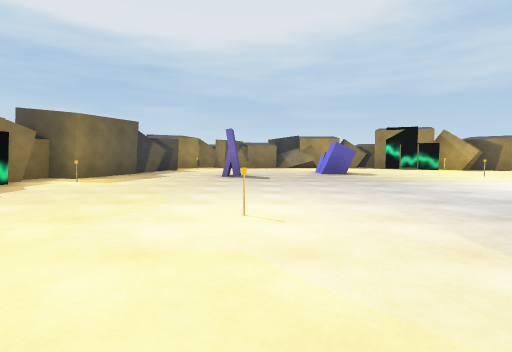
View 1 (above)

15 first-person views from a walk through a scene from a Unity 3-D project. The camera is 1.2 m above the floor, tilts 4° down and sees 80° across. The floor is counted in squares, 2.59 m on a side. Each view is taken from the middle of a square. On the plan, view 1 faces up. The plan holds only what a view shows up to about 9 squares ahead; the rest is blank. The place goes on beyond the plan. The player character is not drawn. Some animated figures are not drawn. Some surface patterns are stand-ins.

View 2
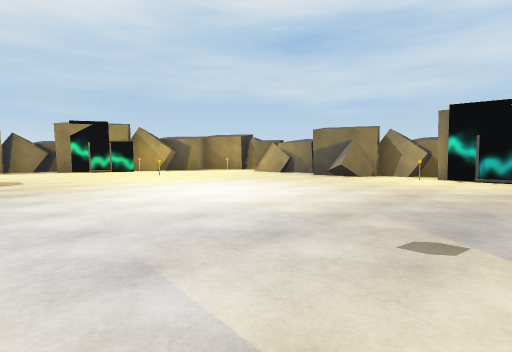

View 3
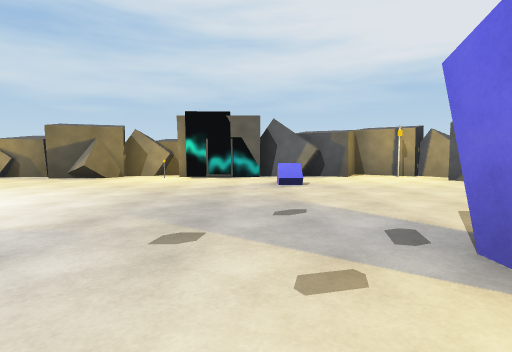

View 4
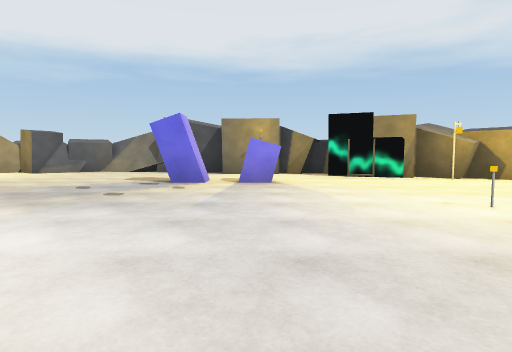

View 5
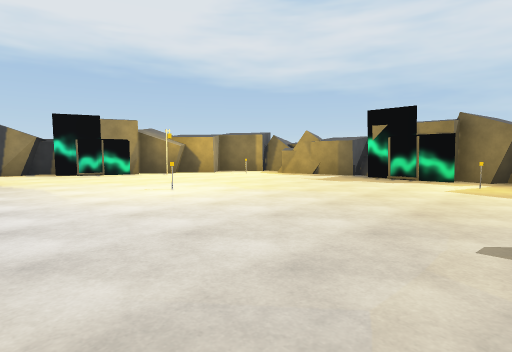

View 6
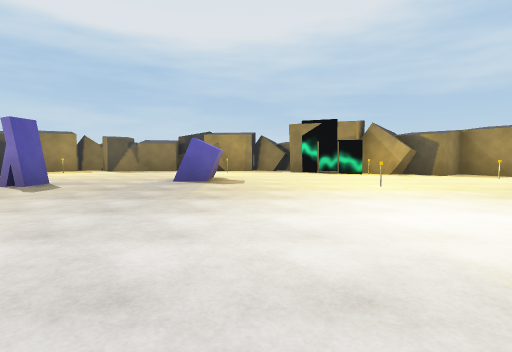

View 7
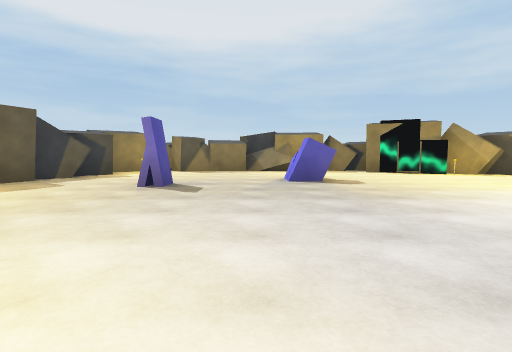

View 8
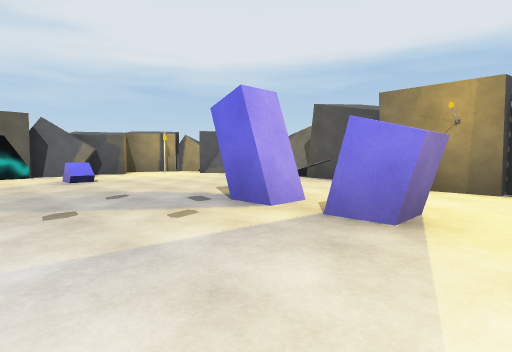

View 9
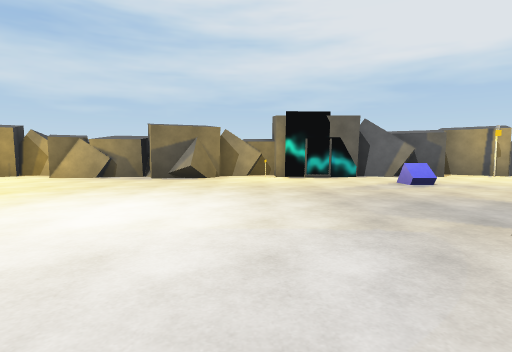

View 10
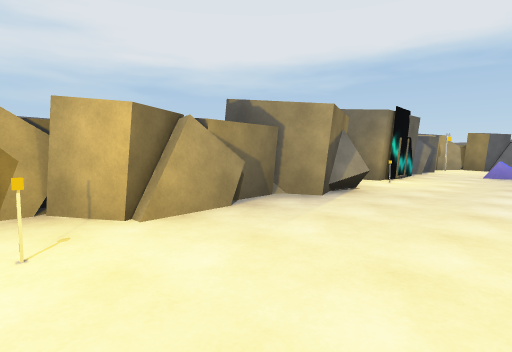

View 11
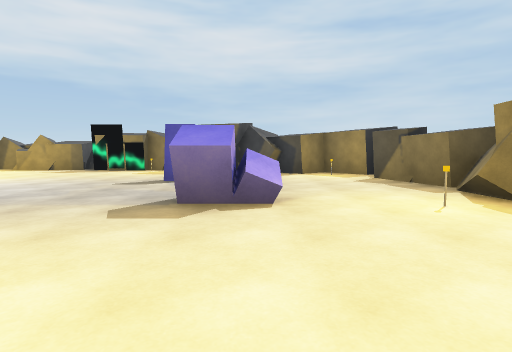

View 12
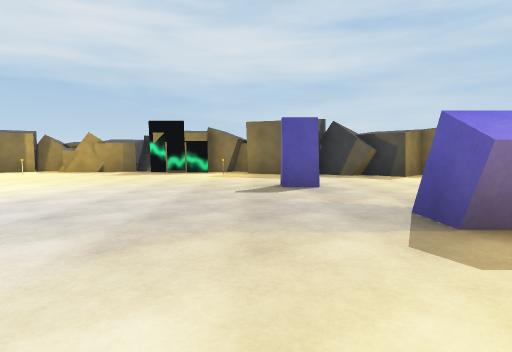

View 13
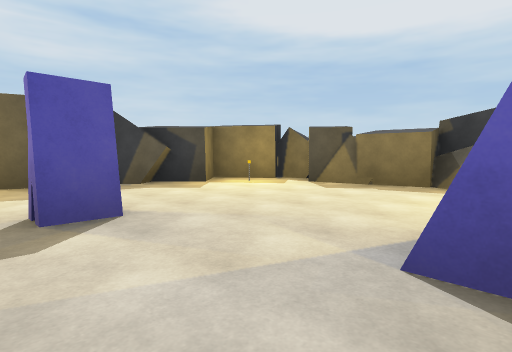

View 14
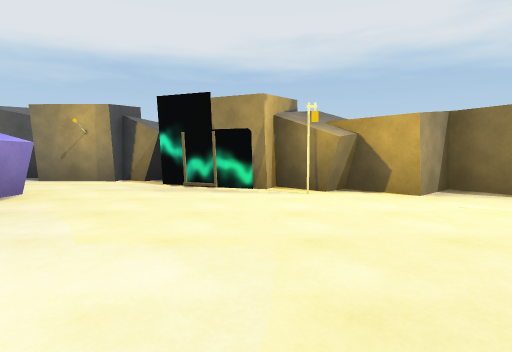

View 15
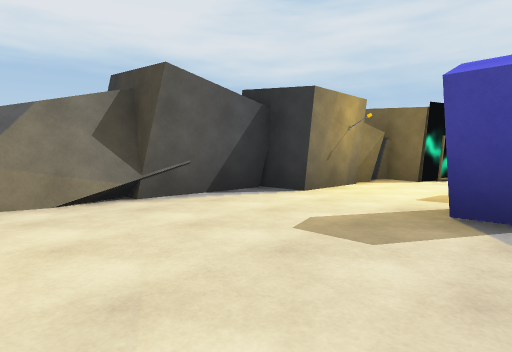

### Floor plan
Points are (right, up) in squares from view 1. A wall is a line through its corners. A room is listed if a view was taken in it or the views show most of it. See-through windows are left out.
Room 1 (views 1, 2, 3, 4, 5, 6, 7, 8, 9, 10, 11, 12, 13, 14, 15)
walls: (-0.4, 7) (-0.4, 6.4) (-0.8, 6.4); (3, -0.6) (3, 0) (3.5, 0) (3.5, -0.6); (8.1, 4.3) (7.9, 5) (8.3, 5.2); (8.4, 3.8) (7.8, 4.2) (8.1, 4.6); (5.2, 9.3) (3.8, 10.1); (6.4, 8.7) (5.6, 9.7); (8.9, 5.4) (8.3, 5.4) (8.3, 6.2); (8.3, 0.9) (8.2, 1.6); (1.4, -2.2) (2.8, -2.3) (2.8, -3) (4.7, -3.1); (2.6, 10.7) (2.1, 10.7) (1.9, 10.3) (0.5, 11.2); (-1.5, -1.1) (-1.3, -1.4) (-1.1, -1) (0.4, -1.6) (0.1, -2.4); (-2.9, 7.4) (-3.4, 5.8) (-4.2, 6.1); (8.3, 8.3) (7.8, 9.2) (7.1, 8.6) (6.5, 9.2); (-2.7, 8.2) (-3.4, 7.5); (0.7, 10.7) (-0.3, 10.5); (-2.8, 8.6) (-2.6, 8.3); (-4.5, 3) (-4.9, 2.5); (1.1, 11.4) (0.5, 11.7); (7.4, -2.4) (8.1, -2.9); (5.2, -3.5) (6.1, -3.7); (6, -3.4) (6.3, -3.2); (-4.3, 0.1) (-3.5, -1) (-2.8, -0.4) (-2.4, -0.9); (-2.4, 10.3) (-3, 9.8) (-2.3, 9.1) (-2.9, 8.5); (-5.3, 2.6) (-4.3, 2.8) (-4.1, 1.7); (8.4, -2.5) (9.2, -1.3) (8.3, -0.9) (8.6, -0.3) (8.3, -0.1) (8.8, 1)
low walls: (4.1, -3) (6, -3.4); (-2.9, 8.5) (-2.7, 8.2)
objects: other object (-5, 1) to (-4, 1); other object (-5, 5) to (-4, 5); portal (-4, 4); other object (-3, 1); other object (-3, 5); lamp (-2, -1); other object (-2, 10); other object (0, -3); portal (0, -1); other object (0, 2); other object (1, -3); blue block (2, 0); blue block (2, 8); other object (2, 10); other object (5, 6); portal (5, 9); other object (6, 9); other object (7, -3); blue block (7, 0); other object (8, -2); portal (8, 2); other object (8, 3); other object (8, 7) to (9, 7); other object (8, 8); other object (9, 3) to (10, 3); other object (9, 4) to (10, 4); other object (9, 8); other object (10, 7) to (10, 8)

Positions as (right, up) in squares from view 1, and headings:
1: (0, 0), facing up
2: (2, 1), facing up-right
3: (2, 1), facing right
4: (2, 5), facing down
5: (2, 6), facing down-left
6: (3, 2), facing up
7: (1, 2), facing up
8: (1, 2), facing down-right
9: (2, 3), facing right
10: (6, 8), facing down-right
11: (5, 8), facing left
12: (4, 6), facing left
13: (2, 6), facing up-left
14: (-1, 3), facing down
15: (6, 0), facing down-left
